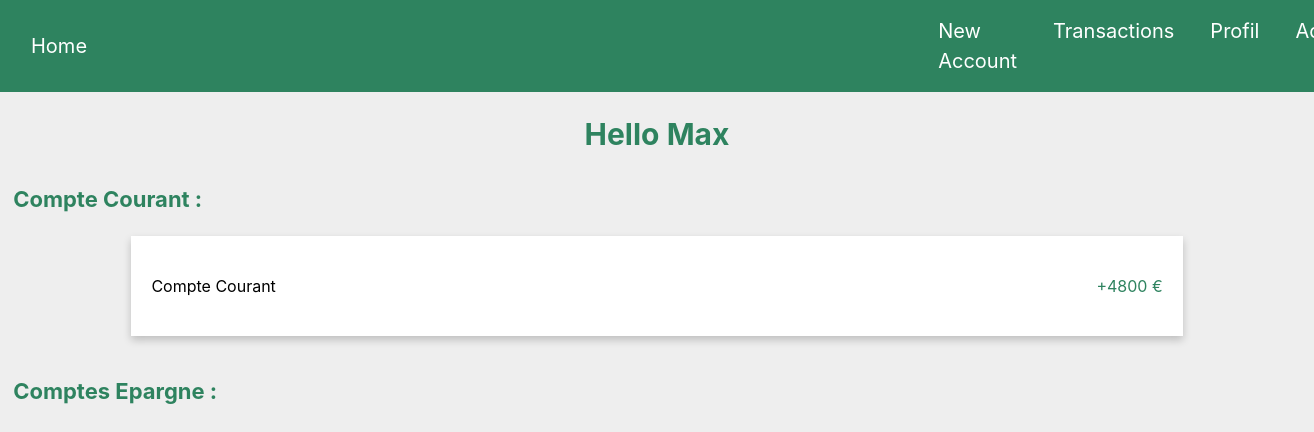
The app's page / (signed in), older data.
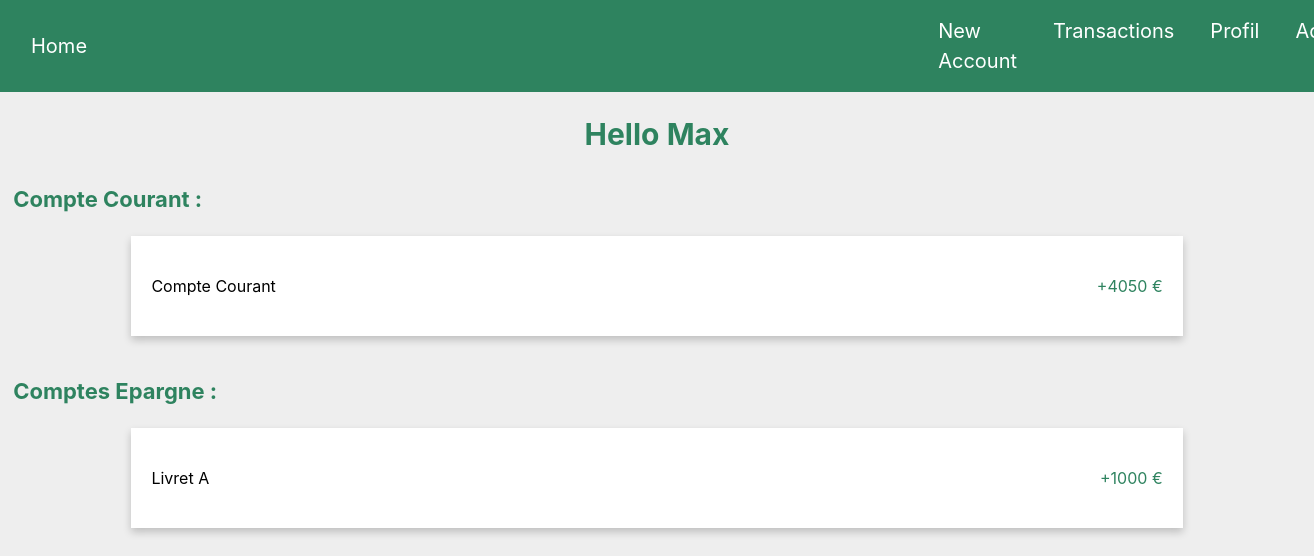
The same page, newer data.
### tables this page shows
CREATE TABLE Accounts (
            id_account INTEGER PRIMARY KEY AUTOINCREMENT,
            id_user INTEGER NOT NULL,
            cart_nb INTEGER,
            name TEXT NOT NULL,
            solde INTEGER NOT NULL,
            creation_date DATE NOT NULL,
            end_date DATE,
            FOREIGN KEY (id_user) REFERENCES Users(id_user)
        );

### views.py (the view)
@app.route('/', methods=['GET', 'POST'])
def index():
    user = None
    account = None
    accounts = None
    credits = None
    debits = None
    monthly_saving = None
    transactions = None
    credits_for_year = None
    debits_for_year = None
    accounts_list = None
    if 'user_id' in session:
        user = Users.get_user_by_id(session['user_id'])
        if user != None:
            account = Accounts.get_account_by_user_and_name(user.id_user, "Compte courant")
            accounts = Accounts.get_accounts_by_user(user.id_user)
            credits = Transactions.get_credit_by_user(user.id_user)
            debits = Transactions.get_debit_by_user(user.id_user)
            transactions = Transactions.get_transactions_by_user(user.id_user)
            monthly_saving = Monthly_saving.get_monthly_saving_by_account_by_user(user.id_user, "Compte courant")
            credits_for_year = json.dumps(Transactions.get_credit_by_mounth(user.id_user))
            debits_for_year = json.dumps(Transactions.get_debit_by_mounth(user.id_user))
    return render_template('index.html', account=account, user=user, accounts=accounts,
                           credits=credits, debits=debits, transactions=transactions,
                           monthly_saving=monthly_saving, credits_for_year=credits_for_year,
                           debits_for_year=debits_for_year, accounts_list=accounts_list)

### models.py (called while the page is built)
    def get_user_by_id(id_user):
        conn = sqlite3.connect('app.db')
        cursor = conn.cursor()
        cursor.execute('SELECT * FROM Users WHERE id_user = ?', (id_user,))
        user = cursor.fetchone()
        if user != None:
            new_user = Users(user[0], user[1], user[2], user[3], user[4], user[5], user[6], user[7], user[8], user[9])
            return new_user
        else:
            return None

    def get_accounts_by_user(id_user):
        conn = sqlite3.connect('app.db')
        cursor = conn.cursor()
        cursor.execute('SELECT * FROM Accounts WHERE id_user = ? ORDER BY id_account ASC', (id_user,))
        accounts = cursor.fetchall()
        new_accounts = []
        for index, account in enumerate(accounts):
            cursor.execute('SELECT * FROM Transactions WHERE id_account = ? ORDER BY transaction_date DESC', (account[0],))
            transactions = cursor.fetchall()
            new_account = Accounts(
                account[0], account[1], account[2], account[3], account[4],
                account[5], account[6], transactions
            )
            new_accounts.append(new_account)
        conn.close()
        return new_accounts

### templates/index.html (shortened to what this page needs)
<!DOCTYPE html>
<html lang="en">
<head>
    <link rel="stylesheet" href="https://stackpath.bootstrapcdn.com/bootstrap/4.3.1/css/bootstrap.min.css">
    <link rel="stylesheet" href="../static/style.css">
</head>
<body>
    {% if user %}
    <nav class="navbar navbar-expand-lg bg-body-tertiary">
        <div class="container-fluid">
          <a class="navbar-brand" href="{{url_for('index')}}">Home</a>
          <div class="collapse navbar-collapse" id="navbarNavAltMarkup">
            <div class="navbar-nav">
                <a class="nav-link" href="{{url_for('create_account')}}">New Account</a>
                <a class="nav-link" href="{{url_for('transactions')}}">Transactions</a>
                <a class="nav-link" href="{{url_for('profile')}}">Profil</a>
                {% if user.role == 'admin' %}
                <a class="nav-link" href="{{url_for('admin')}}">Admin</a>
                {% endif %}
            </div>
          </div>
        </div>
    </nav>
    <div>
        <div class="username">Hello {{ user.first_name }}</div>
        <div id="affichage">Compte Courant :</div>
        <button class="current-account-btn">
            <p class="epargne-name">Compte Courant</p>
            <p class="epargne-solde">+{{ accounts[0].solde }} €</p>
        </button>
        <div id="affichage">Comptes Epargne :</div>
        {% for account in accounts %}
        {% if account.name != "Compte courant" %}
        <button class="epargne-account" onclick="showInputs()">
            <p class="epargne-name">{{ account.name }}</p>
            <p class="epargne-solde">+{{ account.solde }} €</p>
        </button>
        {% endif %}
        {% endfor %}
    {% endif %}
</body>
</html>

Row changes from the older to the newer data that the page shows:
no longer on this page (row edited): Accounts: solde "4800"
added Accounts: solde "4050"
added Accounts: name "Livret A", solde "1000"
